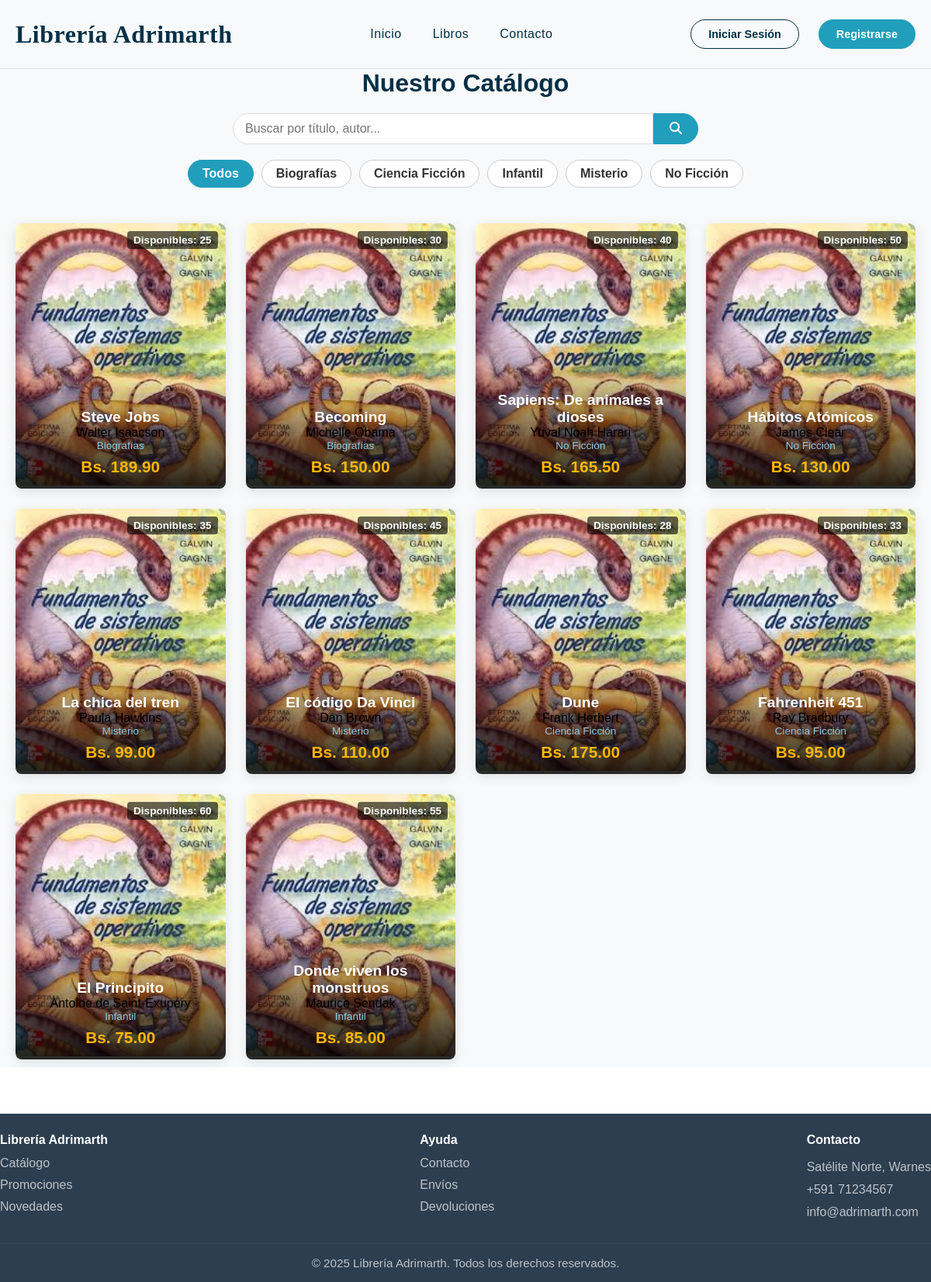
Page /cliente/pages/libros.php on the committed database.
### tables this page shows
CREATE TABLE generos (
    id INT AUTO_INCREMENT PRIMARY KEY,
    nombre VARCHAR(50) NOT NULL,
    descripcion TEXT
);

CREATE TABLE libros (
    id INT AUTO_INCREMENT PRIMARY KEY,
    nombre VARCHAR(100) NOT NULL,
    autor VARCHAR(255) NOT NULL,
    descripcion TEXT NOT NULL,
    precio DECIMAL(10,2) NOT NULL,
    genero_id INT,
    imagen VARCHAR(255),
    stock INT DEFAULT 0,
    activo BOOLEAN DEFAULT TRUE,
    destacado BOOLEAN DEFAULT FALSE,   
    fecha_creacion TIMESTAMP DEFAULT CURRENT_TIMESTAMP,
    FOREIGN KEY (genero_id) REFERENCES generos(id)
);

### cliente/controllers/libros_controller.php (called while the page is built, shortened)
<?php
require_once __DIR__ . '/../../config/database.php';
require_once __DIR__ . '/../../auth/functions.php';
require_once __DIR__ . '/../../administrador/models/Libro.php';
$libroModel = new LibroModel($pdo);
$page_title = 'Nuestro Catálogo';
$genero_filtro = $_GET['genero'] ?? '';
$buscar_filtro = $_GET['buscar'] ?? '';
$filtros = [
    'genero_id' => $genero_filtro,
    'buscar' => $buscar_filtro,
    'activo' => 1
];
$libros = $libroModel->getAll($filtros);
$generos = $libroModel->getGeneros();
?>

### administrador/models/Libro.php (called while the page is built, shortened)
<?php
class LibroModel {
    private $pdo;
    public function __construct($pdo) {
        $this->pdo = $pdo;
    }
    public function getAll($filtros = []) {
        $where_conditions = [];
        $params = [];
        $limit_sql = '';
        if (isset($filtros['activo'])) {
            $where_conditions[] = 'p.activo = ?';
            $params[] = $filtros['activo'];
        }
        $sql_where = '';
        if (!empty($where_conditions)) {
            $sql_where = 'WHERE ' . implode(' AND ', $where_conditions);
        }
        $sql = "SELECT p.*, c.nombre as genero_nombre
                FROM libros p
                LEFT JOIN generos c ON p.genero_id = c.id
                {$sql_where}
                ORDER BY p.fecha_creacion DESC
                {$limit_sql}";
        $stmt = $this->pdo->prepare($sql);
        $stmt->execute($params);
        return $stmt->fetchAll();
    }
    public function getGeneros() {
        $stmt = $this->pdo->query("SELECT * FROM generos ORDER BY nombre");
        return $stmt->fetchAll();
    }
}
?>

### auth/functions.php (called while the page is built, shortened)
<?php
function formatPrice($price) {
    return 'Bs. ' . number_format($price, 2);
}
?>

### cliente/pages/libros.php (the view, shortened to what this page needs)
<?php
require_once '../controllers/libros_controller.php';
$page_specific_styles = '<link rel="stylesheet" href="/proyecto-01/cliente/styles/lista-libros.css">';
include '../../public/componentes/header.php';
?>
<main class="container">
    <h1><?php echo htmlspecialchars($page_title); ?></h1>
    <div class="search-bar">
        <form action="/proyecto-01/cliente/pages/libros.php" method="GET">
            <input type="text" name="buscar" placeholder="Buscar por título, autor..." value="<?php echo htmlspecialchars($buscar_filtro); ?>">
            <button type="submit"><i class="fas fa-search"></i></button>
        </form>
    </div>
    <div class="filters">
        <a href="/proyecto-01/cliente/pages/libros.php" class="filter-btn <?php echo !$genero_filtro ? 'active' : ''; ?>">
            Todos
        </a>
        <?php foreach ($generos as $genero): ?>
            <a href="/proyecto-01/cliente/pages/libros.php?genero=<?php echo $genero['id']; ?>"
                class="filter-btn <?php echo $genero_filtro == $genero['id'] ? 'active' : ''; ?>">
                <?php echo htmlspecialchars($genero['nombre']); ?>
            </a>
        <?php endforeach; ?>
    </div>
    <div class="libros-grid">
        <?php if (empty($libros)): ?>
            <p>No se encontraron libros que coincidan con tu búsqueda.</p>
        <?php else: ?>
            <?php foreach ($libros as $libro): ?>
                <div class="libro-card">
                    <p class="stock <?php echo ($libro['stock'] <= 5 && $libro['stock'] > 0) ? 'low-stock' : ''; ?>">
                        <?php
                        if ($libro['stock'] > 0) {
                            echo 'Disponibles: ' . $libro['stock'];
                        } else {
                            echo '<span class="out-of-stock">Agotado</span>';
                        }
                        ?>
                    </p>
                    <a href="/proyecto-01/cliente/pages/libro_detalle.php?id=<?php echo $libro['id']; ?>">
                    </a>
                    <div class="libro-info">
                        <h3><?php echo htmlspecialchars($libro['nombre']); ?></h3>
                        <p class="author"><?php echo htmlspecialchars($libro['autor']); ?></p>
                        <p class="category"><?php echo htmlspecialchars($libro['genero_nombre']); ?></p>
                        <p class="price"><?php echo formatPrice($libro['precio']); ?></p>
                    </div>
                </div>
            <?php endforeach; ?>
        <?php endif; ?>
    </div>
</main>
<?php
include '../../public/componentes/footer.php';
?>

### cliente/styles/header.css (style rules this page uses)
body { font-family: 'Montserrat', sans-serif; }

### public/global.css (style rules this page uses)
html { overflow-y: scroll; }
:root { --sky-blue: #8ecae6; --blue-green: #219ebc; --prussian-blue: #023047; --selective-yellow: #ffb703; --sandy-brown: #fb8500; --white: #ffffff; --off-white: #f8f9fa; --gray: #6c757d; }
* { margin: 0; padding: 0; box-sizing: border-box; font-family: sans-serif; }
body { display: flex; flex-direction: column; min-height: 100vh; }
main { flex-grow: 1; }
.container { max-width: 1300px; min-width: 1200px; margin: 0 auto; padding: 0 20px; }

### cliente/styles/lista-libros.css (style rules this page uses)
main { background-color: #f8f9fa; }
main h1 { color: #023047; text-align: center; margin-bottom: 20px; }
.search-bar { margin-bottom: 20px; }
.search-bar form { display: flex; width: 100%; max-width: 600px; margin: 0 auto; }
.search-bar input { flex-grow: 1; padding: 10px 15px; font-size: 1rem; border: 1px solid #ddd; border-radius: 50px 0 0 50px; outline: none; transition: border-color 0.2s; }
.search-bar button { padding: 10px 20px; font-size: 1rem; border: 1px solid #219ebc; background-color: #219ebc; color: white; border-radius: 0 50px 50px 0; cursor: pointer; transition: background-color 0.2s; }
.filters { display: flex; flex-wrap: wrap; gap: 10px; margin: 10px 0 20px; justify-content: center; padding-bottom: 6px; }
.filter-btn { display: inline-block; padding: 8px 18px; border-radius: 999px; font-weight: 600; text-decoration: none; white-space: nowrap; border: 1px solid #ccc; background: #fff; color: #333; transition: all 0.2s; }
.filter-btn.active { background: #219ebc; color: #fff; border-color: #219ebc; }
.libros-grid { display: grid; grid-template-columns: repeat(auto-fill, minmax(260px, 1fr)); gap: 26px; padding: 20px 0 10px; }
.libro-card { position: relative; overflow: hidden; border-radius: 8px; box-shadow: 0 4px 15px rgba(0, 0, 0, 0.1); transition: box-shadow 0.3s ease; background: #fff; }
.libro-card .libro-info { position: absolute; bottom: 0; left: 0; right: 0; padding: 2.5rem 1rem 1rem; background: linear-gradient(to top, rgba(0, 0, 0, 0.85) 0%, rgba(0, 0, 0, 0) 100%); text-align: center; transform: translateY(0); opacity: 1; transition: transform 0.4s ease, opacity 0.4s ease; }
.libro-card h3 { margin: 0; font-size: 1.2rem; color: #fff; font-weight: 600; }
.libro-card .category { font-size: 0.85rem; color: #8ecae6; }
.libro-card .price { font-weight: 700; color: #ffb703; font-size: 1.3rem; margin-top: 8px; }
.libro-card .stock { position: absolute; top: 10px; right: 10px; background-color: rgba(0, 0, 0, 0.6); color: #fff; padding: 4px 8px; border-radius: 4px; font-size: 0.85rem; font-weight: 600; z-index: 2; }

### rows in the picture
generos: nombre "Biografías"
generos: nombre "Ciencia Ficción"
generos: nombre "Infantil"
generos: nombre "Misterio"
generos: nombre "No Ficción"
libros: stock "25", nombre "Steve Jobs", autor "Walter Isaacson", genero.nombre "Biografías", precio "Bs. 189.90"
libros: stock "30", nombre "Becoming", autor "Michelle Obama", genero.nombre "Biografías", precio "Bs. 150.00"
libros: stock "40", nombre "Sapiens: De animales a dioses", autor "Yuval Noah Harari", genero.nombre "No Ficción", precio "Bs. 165.50"
libros: stock "50", nombre "Hábitos Atómicos", autor "James Clear", genero.nombre "No Ficción", precio "Bs. 130.00"
libros: stock "35", nombre "La chica del tren", autor "Paula Hawkins", genero.nombre "Misterio", precio "Bs. 99.00"
libros: stock "45", nombre "El código Da Vinci", autor "Dan Brown", genero.nombre "Misterio", precio "Bs. 110.00"
libros: stock "28", nombre "Dune", autor "Frank Herbert", genero.nombre "Ciencia Ficción", precio "Bs. 175.00"
libros: stock "33", nombre "Fahrenheit 451", autor "Ray Bradbury", genero.nombre "Ciencia Ficción", precio "Bs. 95.00"
libros: stock "60", nombre "El Principito", autor "Antoine de Saint-Exupéry", genero.nombre "Infantil", precio "Bs. 75.00"
libros: stock "55", nombre "Donde viven los monstruos", autor "Maurice Sendak", genero.nombre "Infantil", precio "Bs. 85.00"

### other values in the picture
$page_title "Nuestro Catálogo"
